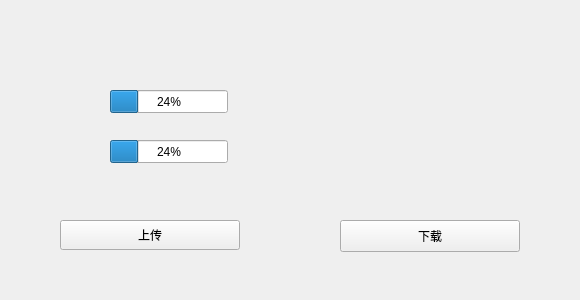
<?xml version="1.0" encoding="UTF-8"?>
<ui version="4.0">
 <class>MainWindow</class>
 <widget class="QMainWindow" name="MainWindow">
  <property name="geometry">
   <rect>
    <x>0</x>
    <y>0</y>
    <width>580</width>
    <height>300</height>
   </rect>
  </property>
  <property name="windowTitle">
   <string>FTP客户端</string>
  </property>
  <property name="windowIcon">
   <iconset>
    <normaloff>../../heart.ico</normaloff>../../heart.ico</iconset>
  </property>
  <property name="toolTipDuration">
   <number>-1</number>
  </property>
  <widget class="QWidget" name="centralWidget">
   <widget class="QPushButton" name="Btn_upload">
    <property name="geometry">
     <rect>
      <x>60</x>
      <y>220</y>
      <width>180</width>
      <height>30</height>
     </rect>
    </property>
    <property name="styleSheet">
     <string notr="true">font: 10pt &quot;Arial&quot;;</string>
    </property>
    <property name="text">
     <string>上传</string>
    </property>
   </widget>
   <widget class="QPushButton" name="Btn_download">
    <property name="geometry">
     <rect>
      <x>340</x>
      <y>220</y>
      <width>180</width>
      <height>32</height>
     </rect>
    </property>
    <property name="styleSheet">
     <string notr="true">font: 10pt &quot;Arial&quot;;</string>
    </property>
    <property name="text">
     <string>下载</string>
    </property>
   </widget>
   <widget class="QProgressBar" name="progressBar_upload">
    <property name="geometry">
     <rect>
      <x>110</x>
      <y>90</y>
      <width>118</width>
      <height>23</height>
     </rect>
    </property>
    <property name="value">
     <number>24</number>
    </property>
   </widget>
   <widget class="QProgressBar" name="progressBar_download">
    <property name="geometry">
     <rect>
      <x>110</x>
      <y>140</y>
      <width>118</width>
      <height>23</height>
     </rect>
    </property>
    <property name="value">
     <number>24</number>
    </property>
   </widget>
  </widget>
  <widget class="QMenuBar" name="menuBar">
   <property name="geometry">
    <rect>
     <x>0</x>
     <y>0</y>
     <width>580</width>
     <height>22</height>
    </rect>
   </property>
  </widget>
 </widget>
 <layoutdefault spacing="6" margin="11"/>
 <resources/>
 <connections/>
</ui>
